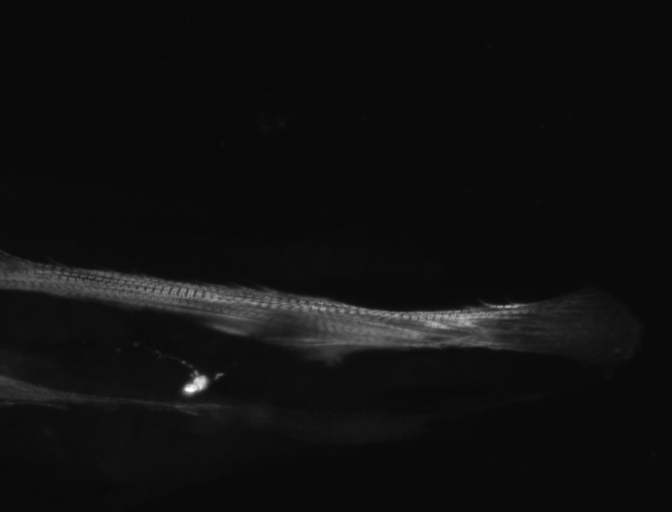
#> input picture Model/test.TIF, 1344 x 1024 px, found by its file name (shown at 1/2 size)
$ python caracteriserTrainingSet.py
#> lines starting #> are read from the running program, lines starting #| are printed output that depends on the picture
'''
Algorithme qui :
    - propose d'afficher quels sont les rectangles striés dans le dossier
    trainingImages.
    - associe à chaque rectangle sa caractérisation
    - place dans un fichier : la caractérisation et un booleen (strié/non strié)
'''
import csv
from skimage.feature import local_binary_pattern
from skimage import io
import numpy as np

'''
Pour chaque image, on affiche le quadrillage et on propose à l'utilisateur de
cliquer sur les rectangles striés.
On ajoute alors cette donnée dans le fichier, associé a sa caractérisation.
'''

import matplotlib.pyplot as plt
from matplotlib.lines import Line2D
import matplotlib.patches as patches

METHOD = 'uniform'
plt.rcParams['font.size'] = 9

# settings for LBP
radius = 3
n_points = 8 * radius

# dimensions d'une image :
hImg = 1024
lImg = 1344
# dimensions d'un rectangle :
hRec = int(hImg/32)
lRec = int(lImg/24)
# nombre de rectangles :
nbRecH = int(hImg/hRec)
nbRecL = int(lImg/lRec)

# taille d'un vecteur caractérisant un sous rectangle
vecSize = 28


def caracterisation(lbp):
    """
    Caracterise les sous rectangles de lbp par les histogrammes
    de ces sous rectangles, et place ces caractéristiques dans la
    matrice set.
    """
    caract = []
    hist = np.histogram(lbp, bins=vecSize)
    # on caracterise le carreau avec son histogramme :
    for k in range(0,vecSize):
        caract = np.append(caract, str(hist[0][k]))
    return caract


def colorRect(i,j,ax):
    ax.add_patch(
        patches.Rectangle(
            (i*lRec, j*hRec),   # (x,y)
            lRec,          # width
            hRec,          # height
            alpha = 0.35,   # transparence
            color = "red"
        )
    )


def rectanglesAcquisition(imagePath, lbp) :
    """ Mouse acquisition of rectangles
        right click to stop
    """

    fname = "caracTrainingSet.csv"

    file = open(fname, "w")
    writer = csv.writer(file)

    fig = plt.figure()
    ax = fig.add_subplot(111)
    img = plt.imread(imagePath)
    for i in range(nbRecH) :
        n = i*hRec
        l = Line2D([0,lImg],[n,n])
        ax.add_line(l)
    for i in range(nbRecL) :
        n = i*lRec
        l = Line2D([n,n],[0,hImg])
        ax.add_line(l)

    ax.imshow(img)
    coord = 0
    while coord != []:
        coord = plt.ginput(1, mouse_add=1, mouse_stop=3, mouse_pop=2)
        # coord is a list of tuples : coord = [(x,y)]
        if coord != []:
            xx = coord[0][0]
            yy = coord[0][1]
            i = int(xx/lRec)
            j = int(yy/hRec)
            colorRect(i, j, ax)
            plt.draw()
            subLbp = lbp[i*lRec:(i+1)*lRec, j:(j+1)*lRec]
            caract = caracterisation(subLbp)
            writer.writerow( np.append(caract,str(1)) )
    file.close()

def main() :
    # image pour entrainer l'algorithme de machine learning :
    imagePath = 'test.tif'
    imageTrain = io.imread(imagePath)
#> imageTrain is the input picture: shape (1024, 1344) uint16; min 2169, max 65535, mean 4032.8
    lbpTrain = local_binary_pattern(imageTrain, n_points, radius, METHOD)
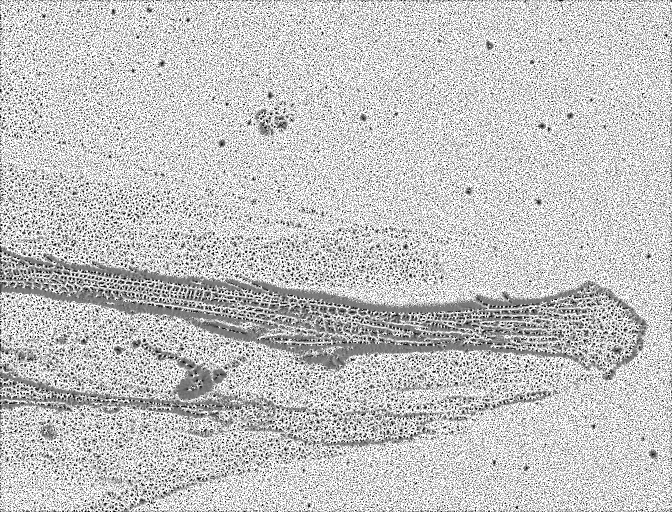
#> lbpTrain: shape (1024, 1344) float64 (shown at 1/2 size); min 0, max 25, mean 19.3; drawn with min black and max white
    rectanglesAcquisition(imagePath, lbpTrain)


#> (the run stopped early here; a loop or call above may not have finished)

$ run again, with Model/Stries_C2  (11).TIF copied over Model/test.TIF
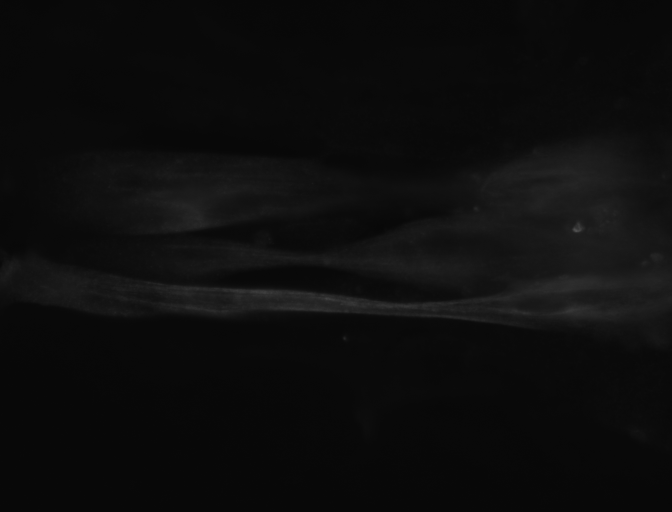
#> input picture Model/Stries_C2  (11).TIF, 1344 x 1024 px, found by its file name (shown at 1/2 size)
#> in main, imageTrain is the input picture: shape (1024, 1344) uint16; min 1957, max 21943, mean 3445.7
#> in main, `lbpTrain = local_binary_pattern(imageTrain, n_points, radius, METHOD)`:
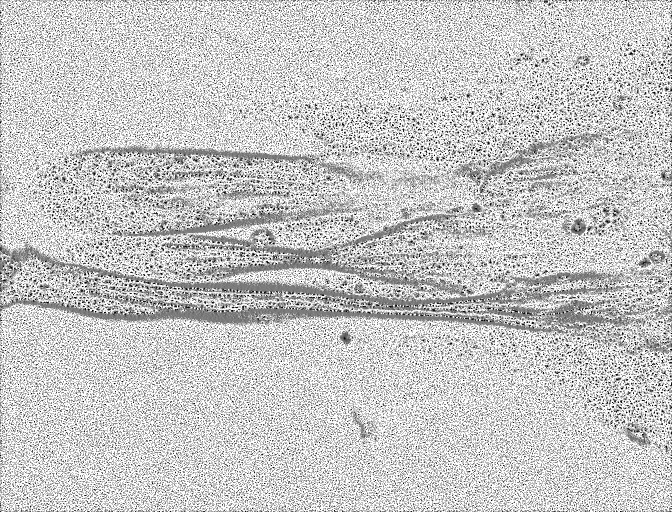
#> lbpTrain: shape (1024, 1344) float64 (shown at 1/2 size); min 0, max 25, mean 19.5; drawn with min black and max white

$ run again, with Model/Stries_C2  (22).TIF copied over Model/test.TIF
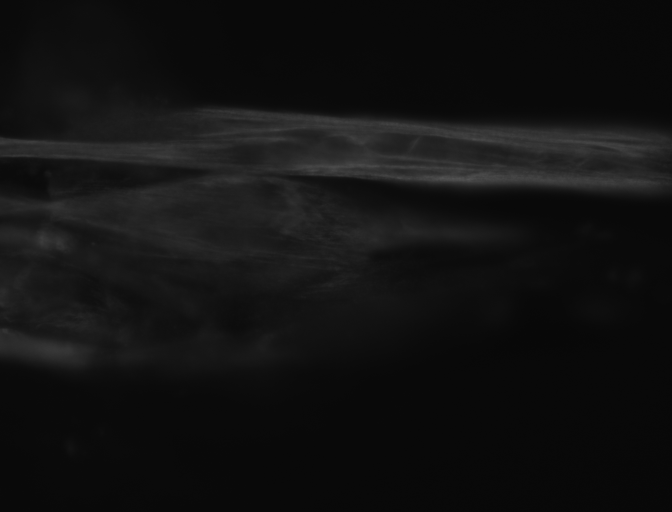
#> input picture Model/Stries_C2  (22).TIF, 1344 x 1024 px, found by its file name (shown at 1/2 size)
#> in main, imageTrain is the input picture: shape (1024, 1344) uint16; min 2037, max 22250, mean 4653.8
#> in main, `lbpTrain = local_binary_pattern(imageTrain, n_points, radius, METHOD)`:
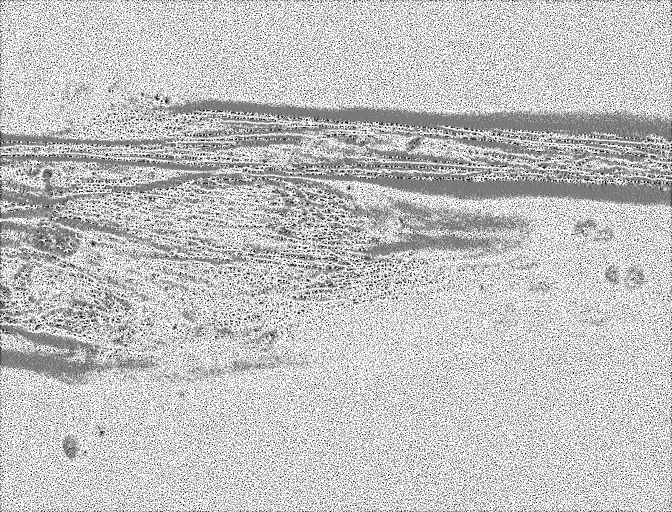
#> lbpTrain: shape (1024, 1344) float64 (shown at 1/2 size); min 0, max 25, mean 19.2; drawn with min black and max white
